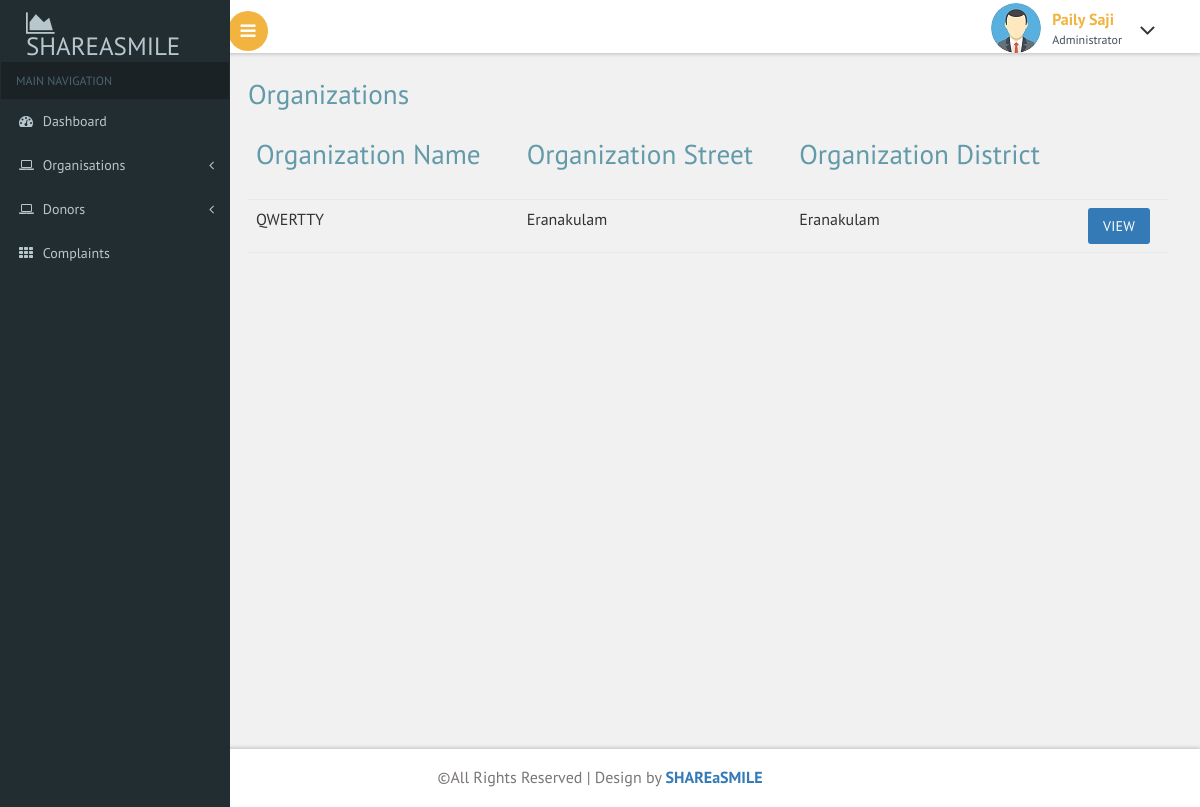
Page /admin/organizations.php on the committed database.
### tables this page shows
CREATE TABLE `registration_organisation` (
  `full_name` varchar(100) NOT NULL,
  `email` varchar(100) NOT NULL,
  `phone` varchar(20) NOT NULL,
  `street` varchar(100) NOT NULL,
  `district` varchar(100) NOT NULL,
  `pincode` varchar(10) NOT NULL,
  `organisation_id` int(11) NOT NULL,
  `organisation_name` varchar(100) NOT NULL,
  `organisation_email` varchar(100) NOT NULL,
  `organisation_phone` varchar(20) NOT NULL,
  `organisation_street` varchar(100) NOT NULL,
  `organistion_district` varchar(100) NOT NULL,
  `organisation_pincode` varchar(10) NOT NULL,
  `organisation_licence_number` varchar(50) NOT NULL,
  `organisation_licence_file` varchar(200) NOT NULL,
  `verify_status` int(11) NOT NULL
);

### admin/organizations.php (the view)
<?php
include("header.php");
?>
			<div id="page-wrapper">
			<div class="main-page"><h2 class="title1">Organizations</h2>
				<table class="table table-hover">
					<thead>
					<th>
					<h2 class="title1">Organization Name</he>
					</th>
					<th>
					<h2 class="title1">Organization Street</h2>
					</th>
					<th>
					<h2 class="title1">organization District</h2>
					</th>
					<th></th>
                  </thead>
				<tbody>
				<?php
				require("connect.php");
				$sql="SELECT * FROM registration_organisation WHERE verify_status=0";
				$res=mysqli_query($conn,$sql);
				if(mysqli_num_rows($res)>0){
					while($row=mysqli_fetch_assoc($res)){
						?>
						<tr>
							<td>
								<?php echo $row['organisation_name'] ?>
							</td>
							<td>
								<?php echo $row['organisation_street'] ?>
							</td>
							<td>
								<?php echo $row['organistion_district'] ?>
							</td>
							<td><a class="btn btn-primary" href="showdeatils.php?email=<?php echo $row['organisation_email']?>">View</a> </td>
						</tr>
						<?php
					}
				}
				?>
				</tbody>
			</table>
			</div>
		</div>
  <?php
  include("footer.php");
  ?>

### admin/css/custom.css (style rules this page uses)
#page-wrapper { padding:5em 2em 2.5em; background-color: #F1F1F1; }

### rows in the picture
registration_organisation: organisation_name "QWERTTY", organisation_street "Eranakulam", organistion_district "Eranakulam"
